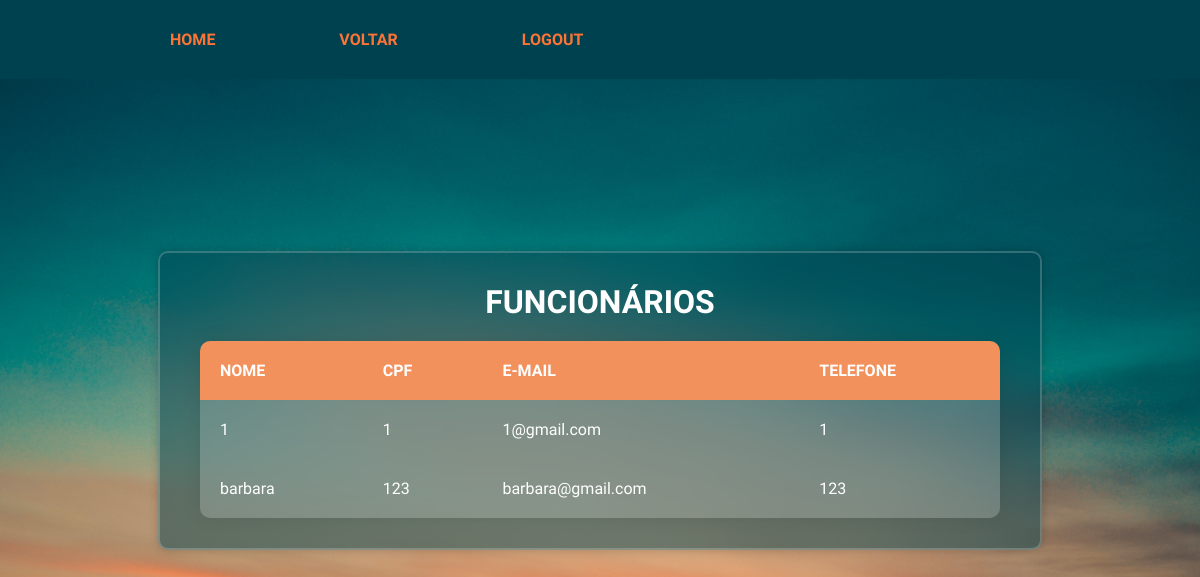
The page /muido/index/fun_biblio/listagem/lista_fun.php on the database its author committed.
### tables this page shows
create table funcionario(
	cpffun int(11) primary key not null, 
    nome varchar(50) not null,
    email varchar(50) not null, 
    fone int(11) not null,
	senha varchar(8) not null
);

### muido/index/fun_biblio/listagem/lista_fun.php (the view, shortened to what this page needs)
<?php
include('../../../conexao.php');
?>
<!DOCTYPE html>
<html lang="pt-br">
<head>
    <link rel="stylesheet" type="text/css" href="../../../../projcss.css">
</head>
<body class="bodies">
<header class="header-login">
        <div class="container-header-login">
            <div class="alinhar-header-login">
                <nav class="navg-login">
                    <a class="link-linha" href="../../../../index.html"> HOME </a>
                    <a class="link-linha" href="../index_biblio.php"> VOLTAR </a>
                    <a class="link-linha" href="../../../logout.php"> LOGOUT </a>
                </nav>
            </div>
        </div>
    </header>
    <?php
     $query = "SELECT * from funcionario ORDER BY nome ASC";
     $result = mysqli_query($con, $query);
     if (mysqli_num_rows($result) > 0){
    ?>
    <div class="container-tabela">
        <legend> <h1 class="h1listas">FUNCIONÁRIOS</h1> </legend>
        <table>
           <tr>
                <th>NOME</th>
                <th>CPF</th>
                <th>E-MAIL</th>
                <th>TELEFONE</th>
           </tr>
           <?php
           while($linha = mysqli_fetch_array($result)){
                echo "<tr>";
                    echo "<td>".$linha['nome']."</td>";
                    echo "<td>".$linha['cpffun']."</td>";
                    echo "<td>".$linha['email']."</td>";
                    echo "<td>".$linha['fone']."</td>";
                echo "</tr>";
                }
           }
     else{
        header('location: ../../../captura/mserro.html');
     }
           ?>
        </table>
    </div>
</body>
</html>

### projcss.css (style rules this page uses)
:root { --cor001: #F2915Cff; --cor002: #237471ff; --cor003: #A5A486ff; --cor004: #004150ff; --cor005: #FC7436ff; }
* { margin: 0; padding: 0; box-sizing: border-box; }
header { width: 100%; position: fixed; padding: 50px 5%; font-family: 'Acme', sans-serif; font-size: 16px; transition: 1s; top: 0; left: 0; }
.header-login { width: 100%; padding: 50px 5%; font-family: 'Acme', sans-serif; font-size: 16px; top: 0; left: 0; }
.header-login { background-color: var(--cor004); padding: 15px 5%; }
.container-header-login { max-width: 1080px; margin: 15px; }
.alinhar-header-login { display: flex; align-items: center; justify-content: space-between; flex-direction: row; margin-left: 60px; }
.navg-login > * { margin-left: 20px; margin-right: 70px; text-decoration: none; padding: 15px; color: var(--cor005); transition: all .30s ease-out; border-radius: 7px; font-weight: bolder; position: relative; }
.link-linha::after { bottom: 0; left: 0; content: ""; height: 2px; position: absolute; background: var(--cor005); width: 0%; transition: .3s ease 0s, left .3s ease 0s; }
.bodies { width: 100%; height: 100vh; align-items: center; display: flex; font-family: 'Acme', sans-serif; justify-content: center; background-image: url("Imagens/fundo2.jpg"); background-size: cover; background-position: 70%; background-repeat: no-repeat; }
.container-tabela { background: rgba(0, 65, 80, 0.479); border: 2px solid rgba(255, 255, 255, .2); backdrop-filter: blur(20px); box-shadow: 0 0 10px rgba(0, 0, 0, .2); color: #fff; border-radius: 10px; padding: 30px 40px; }
table { width: 800px; border-collapse: collapse; border-radius: 10px; overflow: hidden; box-shadow: 0 0 20px rgba(0, 0, 0, .1); }
th { text-align: left; }
th, td { padding: 20px; background-color: rgba(255,255,255,0.2); color: #fff; }
thead, th { background-color: var(--cor001); }
.h1listas { color: #fff; font-family: 'Acme', sans-serif; text-align: center; margin-bottom: 20px; }

### rows shown on the page
funcionario: nome "1", cpffun "1", email "1@gmail.com", fone "1"
funcionario: nome "barbara", cpffun "123", email "barbara@gmail.com", fone "123"
